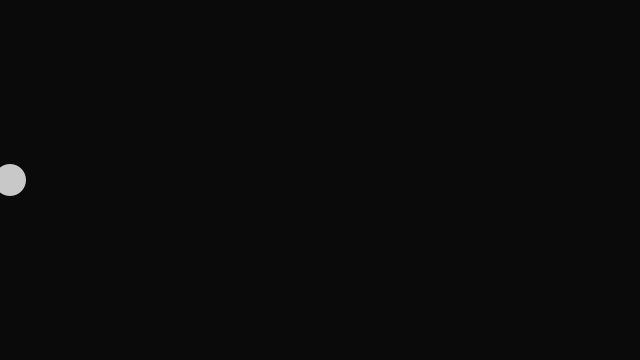
Frame 1 (no input)
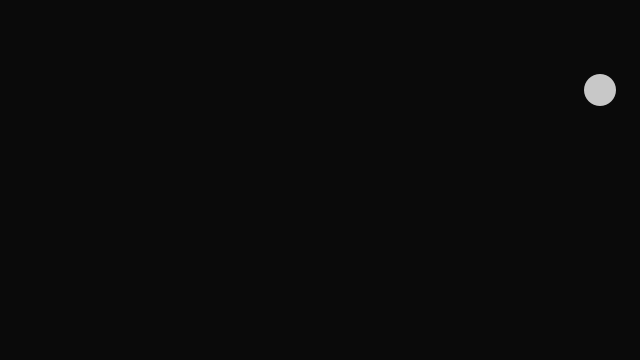
Frame 60 (the mouse pressed at the canvas centre just before this capture)
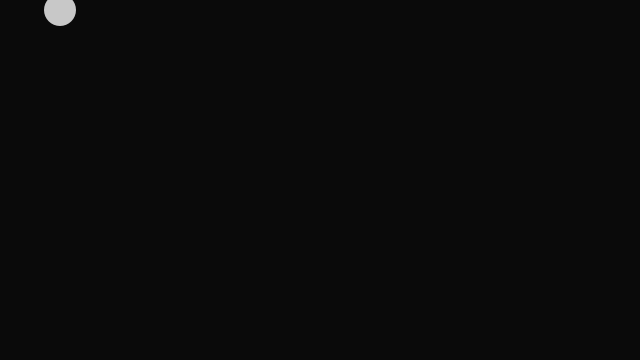
Frame 120 (the mouse held since frame 60 and released just before this capture)

The Processing sketch that drew these frames (run headless with seeded random() and noise(); from frame 60 on, the mouse is pressed at the canvas centre):

// Processing sketch: sketch_Bouncing_Ball_functions2
// ── sketch_Bouncing_Ball_functions2.pde
/*
    -- Programa Bouncing Ball --
    Programado para que el círculo se desplace por el recuadro rebotando al chocar con los límites.
    + Para incrementar la velocidad del círculo: click en la mitad derecha de la pantalla.
    - Para decrementar la velocidad del círculo: click en la mitad izquierda de la pantalla.
*/

float circleX;
float circleY;
float xspeed = 10;
float yspeed = 10;
int circleSize = 32;

void setup() {
  size(640, 360);
  circleX = 10;
  circleY = height/2;
}

void draw() {
  background(10);
  displayBall();
  moveBall();
  checkEdges();
}


// Ball-functions----------------
void displayBall(){
  fill(200);
  stroke(255,0);
  ellipse(circleX, circleY, circleSize, circleSize);
}

void moveBall(){
  circleX = circleX + xspeed;
  circleY = circleY + yspeed;
}

void checkEdges(){
  if(circleX + circleSize/2 >= width || circleX - circleSize/2 <= 0){
    //turnaround
    println("Turn Around X");
    xspeed = -xspeed;
  }
  if(circleY + circleSize/2 >= height || circleY - circleSize/2 <= 0){
    //turnaround
    println("Turn Around Y");
    yspeed = -yspeed;
  }
}
